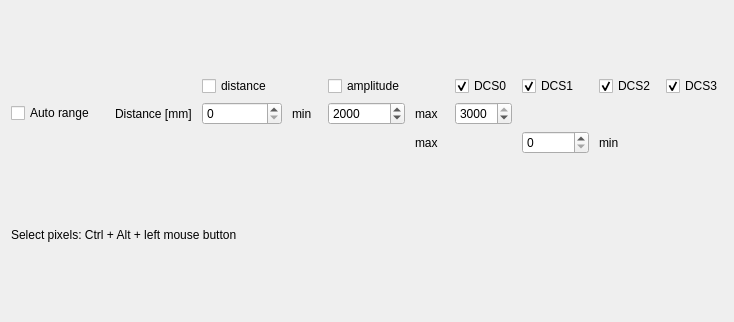
<?xml version="1.0" encoding="UTF-8"?>
<ui version="4.0">
 <class>WidgetPixelScope</class>
 <widget class="QWidget" name="WidgetPixelScope">
  <property name="geometry">
   <rect>
    <x>0</x>
    <y>0</y>
    <width>702</width>
    <height>322</height>
   </rect>
  </property>
  <property name="windowTitle">
   <string>PixelScope</string>
  </property>
  <layout class="QGridLayout" name="gridLayout_3">
   <item row="2" column="3">
    <widget class="QLabel" name="labelActValue">
     <property name="text">
      <string/>
     </property>
    </widget>
   </item>
   <item row="2" column="2">
    <widget class="QLabel" name="labelCoordinates">
     <property name="sizePolicy">
      <sizepolicy hsizetype="Preferred" vsizetype="Fixed">
       <horstretch>1</horstretch>
       <verstretch>0</verstretch>
      </sizepolicy>
     </property>
     <property name="text">
      <string/>
     </property>
    </widget>
   </item>
   <item row="0" column="0" colspan="4">
    <layout class="QGridLayout" name="gridLayout_2">
     <property name="horizontalSpacing">
      <number>10</number>
     </property>
     <item row="1" column="3">
      <widget class="QCheckBox" name="checkBoxShowLeft">
       <property name="sizePolicy">
        <sizepolicy hsizetype="Minimum" vsizetype="Fixed">
         <horstretch>0</horstretch>
         <verstretch>0</verstretch>
        </sizepolicy>
       </property>
       <property name="focusPolicy">
        <enum>Qt::NoFocus</enum>
       </property>
       <property name="toolTip">
        <string/>
       </property>
       <property name="layoutDirection">
        <enum>Qt::LeftToRight</enum>
       </property>
       <property name="text">
        <string>distance</string>
       </property>
      </widget>
     </item>
     <item row="2" column="2">
      <widget class="QLabel" name="lMeasurementType">
       <property name="text">
        <string>Distance [mm]</string>
       </property>
      </widget>
     </item>
     <item row="2" column="5">
      <widget class="QLabel" name="labelLeftMin">
       <property name="text">
        <string>min  </string>
       </property>
       <property name="alignment">
        <set>Qt::AlignLeading|Qt::AlignLeft|Qt::AlignVCenter</set>
       </property>
      </widget>
     </item>
     <item row="1" column="12">
      <widget class="QCheckBox" name="checkBoxShowDcs3">
       <property name="toolTip">
        <string>show DCS3 curve</string>
       </property>
       <property name="text">
        <string>DCS3</string>
       </property>
       <property name="checked">
        <bool>true</bool>
       </property>
      </widget>
     </item>
     <item row="2" column="0">
      <widget class="QCheckBox" name="checkBoxAutoScale">
       <property name="sizePolicy">
        <sizepolicy hsizetype="Minimum" vsizetype="Fixed">
         <horstretch>0</horstretch>
         <verstretch>0</verstretch>
        </sizepolicy>
       </property>
       <property name="focusPolicy">
        <enum>Qt::NoFocus</enum>
       </property>
       <property name="toolTip">
        <string>&lt;html&gt;&lt;head/&gt;&lt;body&gt;&lt;p&gt;&lt;span style=&quot; font-size:10pt;&quot;&gt;Turn on/off auto scaling. If auto scale is on the axis range is floating depending from current minimal and maximal signal level.&lt;/span&gt;&lt;/p&gt;&lt;/body&gt;&lt;/html&gt;</string>
       </property>
       <property name="text">
        <string>Auto range</string>
       </property>
      </widget>
     </item>
     <item row="2" column="3" colspan="2">
      <widget class="QSpinBox" name="spinBoxLeftMin">
       <property name="minimumSize">
        <size>
         <width>0</width>
         <height>0</height>
        </size>
       </property>
       <property name="toolTip">
        <string>&lt;html&gt;&lt;head/&gt;&lt;body&gt;&lt;p&gt;&lt;span style=&quot; font-size:10pt;&quot;&gt;Minimum value for distance or amplitude axis&lt;/span&gt;&lt;/p&gt;&lt;/body&gt;&lt;/html&gt;</string>
       </property>
       <property name="keyboardTracking">
        <bool>false</bool>
       </property>
       <property name="suffix">
        <string/>
       </property>
       <property name="maximum">
        <number>99999</number>
       </property>
       <property name="singleStep">
        <number>10</number>
       </property>
       <property name="value">
        <number>0</number>
       </property>
      </widget>
     </item>
     <item row="1" column="11">
      <widget class="QCheckBox" name="checkBoxShowDcs2">
       <property name="toolTip">
        <string>show DCS2 curve</string>
       </property>
       <property name="text">
        <string>DCS2</string>
       </property>
       <property name="checked">
        <bool>true</bool>
       </property>
      </widget>
     </item>
     <item row="3" column="10">
      <widget class="QSpinBox" name="spinBoxRightMin">
       <property name="minimumSize">
        <size>
         <width>0</width>
         <height>0</height>
        </size>
       </property>
       <property name="toolTip">
        <string>&lt;html&gt;&lt;head/&gt;&lt;body&gt;&lt;p&gt;Minimum value for amplitude axis&lt;/p&gt;&lt;/body&gt;&lt;/html&gt;</string>
       </property>
       <property name="keyboardTracking">
        <bool>false</bool>
       </property>
       <property name="maximum">
        <number>200000</number>
       </property>
       <property name="singleStep">
        <number>10</number>
       </property>
      </widget>
     </item>
     <item row="1" column="6">
      <widget class="QCheckBox" name="checkBoxShowRight">
       <property name="sizePolicy">
        <sizepolicy hsizetype="Minimum" vsizetype="Fixed">
         <horstretch>0</horstretch>
         <verstretch>0</verstretch>
        </sizepolicy>
       </property>
       <property name="minimumSize">
        <size>
         <width>0</width>
         <height>0</height>
        </size>
       </property>
       <property name="focusPolicy">
        <enum>Qt::NoFocus</enum>
       </property>
       <property name="toolTip">
        <string/>
       </property>
       <property name="layoutDirection">
        <enum>Qt::LeftToRight</enum>
       </property>
       <property name="text">
        <string>amplitude</string>
       </property>
      </widget>
     </item>
     <item row="2" column="6">
      <widget class="QSpinBox" name="spinBoxLeftMax">
       <property name="minimumSize">
        <size>
         <width>0</width>
         <height>0</height>
        </size>
       </property>
       <property name="toolTip">
        <string>&lt;html&gt;&lt;head/&gt;&lt;body&gt;&lt;p&gt;&lt;span style=&quot; font-size:10pt;&quot;&gt;Maximum value for distance or amplitude axis&lt;/span&gt;&lt;/p&gt;&lt;/body&gt;&lt;/html&gt;</string>
       </property>
       <property name="keyboardTracking">
        <bool>false</bool>
       </property>
       <property name="suffix">
        <string/>
       </property>
       <property name="minimum">
        <number>1</number>
       </property>
       <property name="maximum">
        <number>99999</number>
       </property>
       <property name="singleStep">
        <number>10</number>
       </property>
       <property name="value">
        <number>2000</number>
       </property>
      </widget>
     </item>
     <item row="1" column="10">
      <widget class="QCheckBox" name="checkBoxShowDcs1">
       <property name="toolTip">
        <string>show DCS1 curve</string>
       </property>
       <property name="text">
        <string>DCS1</string>
       </property>
       <property name="checked">
        <bool>true</bool>
       </property>
      </widget>
     </item>
     <item row="2" column="7">
      <widget class="QLabel" name="labelLeftMax">
       <property name="text">
        <string>max  </string>
       </property>
       <property name="alignment">
        <set>Qt::AlignLeading|Qt::AlignLeft|Qt::AlignVCenter</set>
       </property>
      </widget>
     </item>
     <item row="1" column="8">
      <widget class="QCheckBox" name="checkBoxShowDcs0">
       <property name="toolTip">
        <string>show DCS0 curve</string>
       </property>
       <property name="text">
        <string>DCS0</string>
       </property>
       <property name="checked">
        <bool>true</bool>
       </property>
      </widget>
     </item>
     <item row="2" column="1">
      <spacer name="horizontalSpacer_3">
       <property name="orientation">
        <enum>Qt::Horizontal</enum>
       </property>
       <property name="sizeType">
        <enum>QSizePolicy::Fixed</enum>
       </property>
       <property name="sizeHint" stdset="0">
        <size>
         <width>10</width>
         <height>20</height>
        </size>
       </property>
      </spacer>
     </item>
     <item row="2" column="13">
      <spacer name="horizontalSpacer">
       <property name="orientation">
        <enum>Qt::Horizontal</enum>
       </property>
       <property name="sizeHint" stdset="0">
        <size>
         <width>40</width>
         <height>20</height>
        </size>
       </property>
      </spacer>
     </item>
     <item row="2" column="8">
      <widget class="QSpinBox" name="spinBoxRightMax">
       <property name="minimumSize">
        <size>
         <width>0</width>
         <height>0</height>
        </size>
       </property>
       <property name="toolTip">
        <string>&lt;html&gt;&lt;head/&gt;&lt;body&gt;&lt;p&gt;Maximum value for amplitude axis&lt;/p&gt;&lt;/body&gt;&lt;/html&gt;</string>
       </property>
       <property name="keyboardTracking">
        <bool>false</bool>
       </property>
       <property name="minimum">
        <number>1</number>
       </property>
       <property name="maximum">
        <number>3000</number>
       </property>
       <property name="singleStep">
        <number>10</number>
       </property>
       <property name="value">
        <number>3000</number>
       </property>
      </widget>
     </item>
     <item row="3" column="7">
      <widget class="QLabel" name="labelRightMax">
       <property name="text">
        <string>max</string>
       </property>
      </widget>
     </item>
     <item row="3" column="11">
      <widget class="QLabel" name="labelRightMin">
       <property name="text">
        <string>min</string>
       </property>
      </widget>
     </item>
    </layout>
   </item>
   <item row="1" column="0" colspan="4">
    <layout class="QGridLayout" name="gridLayout" rowstretch="0" columnstretch="0"/>
   </item>
   <item row="2" column="0">
    <widget class="QLabel" name="label">
     <property name="sizePolicy">
      <sizepolicy hsizetype="Minimum" vsizetype="Fixed">
       <horstretch>0</horstretch>
       <verstretch>0</verstretch>
      </sizepolicy>
     </property>
     <property name="toolTip">
      <string>&lt;html&gt;&lt;head/&gt;&lt;body&gt;&lt;p&gt;&lt;span style=&quot; font-size:10pt;&quot;&gt;Select pixels: Ctrl + Alt + left mouse button&lt;/span&gt;&lt;/p&gt;&lt;p&gt;&lt;span style=&quot; font-size:10pt;&quot;&gt;Deselect: Ctrl + Alt + right mouse button&lt;/span&gt;&lt;/p&gt;&lt;p&gt;&lt;span style=&quot; font-size:10pt;&quot;&gt;Deselect all: right mouse button&lt;/span&gt;&lt;/p&gt;&lt;/body&gt;&lt;/html&gt;</string>
     </property>
     <property name="text">
      <string>Select pixels: Ctrl + Alt + left mouse button</string>
     </property>
    </widget>
   </item>
   <item row="2" column="1">
    <spacer name="horizontalSpacer_2">
     <property name="orientation">
      <enum>Qt::Horizontal</enum>
     </property>
     <property name="sizeHint" stdset="0">
      <size>
       <width>40</width>
       <height>20</height>
      </size>
     </property>
    </spacer>
   </item>
  </layout>
 </widget>
 <resources/>
 <connections/>
</ui>
